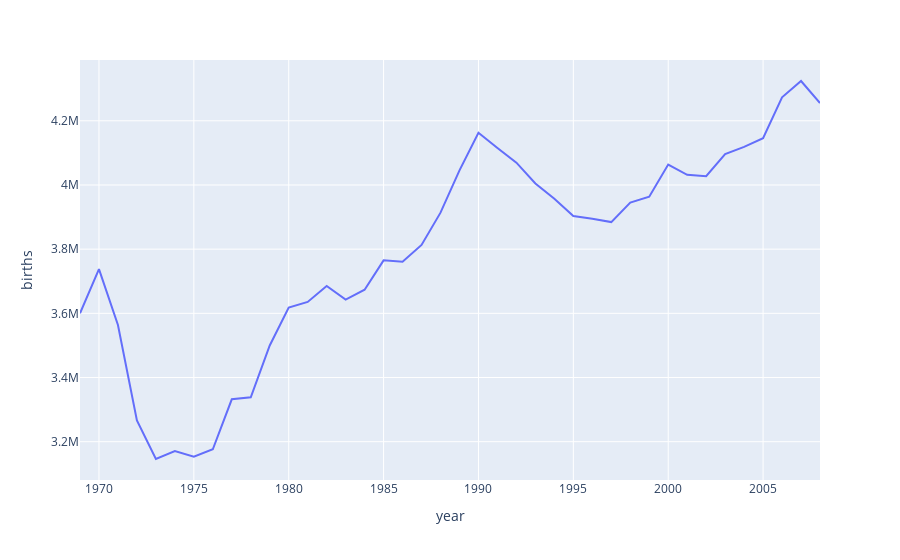

Source (notebook cell):
### Code cell
# EXERCISE:
import matplotlib.pyplot as plt
import plotly.express as px
import pandas as pd
import datetime
import calendar

birth=pd.read_csv('https://raw.githubusercontent.com/justkacz/csvfiles/main/births.csv')
# birth.dropna(inplace=True) # removal of missing values
birth.isna().sum()
birth.groupby(['year'])['day'].apply(lambda x: x.isnull().sum()) # how many NaN values are in each year?
birth['day'].fillna(1, inplace=True)

# replacing some incorrect values - 99 in the day column and adjusting the last day of the month
birth.day.unique()
birth.day.replace(99, 9, inplace=True)
birth['day'].replace({r:[calendar.monthrange(i, j)[1] for (i, j) in zip(birth['year'], birth['month'])] for r in [29,30,31]}, inplace=True)

# ANOTHER WAY TO REMOVE OUTLIERS - sigma-clipping operation:
# quartiles=np.percentile(birth['births'], [25,50,75])
# mu=quartiles[1] # 50
# sig = 0.74 * (quartiles[2] - quartiles[0]) # 25 and 75
# # 0.74 comes from the interquartile range of a Gaussian distribution
# births = births.query('(births > @mu - 5 * @sig) & (births < @mu + 5 * @sig)')

birth['date']=pd.to_datetime(birth[['year', 'month', 'day']])

# LINE CHART - PLOTLY
b_group=birth.groupby([birth.year]).sum()
fig=px.line(b_group,x=b_group.index, y=b_group.births)
fig

### Figure 1 — Plotly figure (JSON) as saved in the notebook; plotly's stock layout.template omitted (floating-point values rounded to 4 significant figures)
{"data": [{"hovertemplate": "year=%{x}<br>births=%{y}<extra></extra>", "legendgroup": "", "line": {"color": "#636efa", "dash": "solid"}, "marker": {"symbol": "circle"}, "mode": "lines", "name": "", "orientation": "v", "showlegend": false, "type": "scatter", "x": [1969, 1970, 1971, 1972, 1973, 1974, 1975, 1976, 1977, 1978, 1979, 1980, 1981, 1982, 1983, 1984, 1985, 1986, 1987, 1988, 1989, 1990, 1991, 1992, 1993, 1994, 1995, 1996, 1997, 1998, 1999, 2000, 2001, 2002, 2003, 2004, 2005, 2006, 2007, 2008], "xaxis": "x", "y": [3600206, 3737800, 3563548, 3266235, 3146125, 3170631, 3153556, 3176476, 3332159, 3338300, 3499795, 3617981, 3635515, 3685457, 3642821, 3673568, 3765064, 3760695, 3813216, 3913793, 4045693, 4162917, 4115342, 4069428, 4004523, 3956925, 3903012, 3894874, 3884329, 3945192, 3963465, 4063823, 4031531, 4027376, 4096092, 4118907, 4145619, 4273225, 4324008, 4255156], "yaxis": "y"}], "layout": {"legend": {"tracegroupgap": 0}, "margin": {"t": 60}, "xaxis": {"anchor": "y", "domain": [0, 1], "title": {"text": "year"}}, "yaxis": {"anchor": "x", "domain": [0, 1], "title": {"text": "births"}}}}
